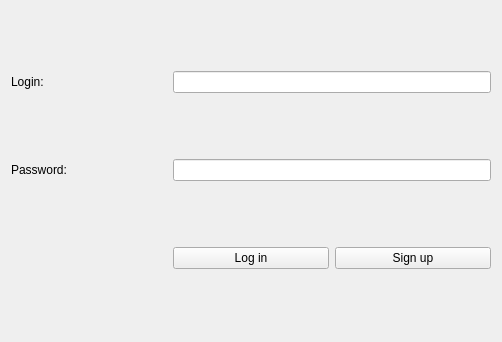
<?xml version="1.0" encoding="UTF-8"?>
<ui version="4.0">
 <class>Authorization</class>
 <widget class="QWidget" name="Authorization">
  <property name="geometry">
   <rect>
    <x>0</x>
    <y>0</y>
    <width>502</width>
    <height>342</height>
   </rect>
  </property>
  <property name="windowTitle">
   <string>Dialog</string>
  </property>
  <layout class="QGridLayout" name="gridLayout">
   <item row="0" column="0">
    <widget class="QLabel" name="label">
     <property name="text">
      <string>Login:</string>
     </property>
     <property name="alignment">
      <set>Qt::AlignLeading|Qt::AlignLeft|Qt::AlignVCenter</set>
     </property>
    </widget>
   </item>
   <item row="1" column="1" colspan="2">
    <widget class="QLineEdit" name="passwordLabel">
     <property name="sizePolicy">
      <sizepolicy hsizetype="Preferred" vsizetype="Fixed">
       <horstretch>0</horstretch>
       <verstretch>0</verstretch>
      </sizepolicy>
     </property>
     <property name="echoMode">
      <enum>QLineEdit::Password</enum>
     </property>
    </widget>
   </item>
   <item row="2" column="2">
    <widget class="QPushButton" name="signUpButton">
     <property name="text">
      <string>Sign up</string>
     </property>
    </widget>
   </item>
   <item row="0" column="1" colspan="2">
    <widget class="QLineEdit" name="loginLabel">
     <property name="sizePolicy">
      <sizepolicy hsizetype="Preferred" vsizetype="Fixed">
       <horstretch>0</horstretch>
       <verstretch>0</verstretch>
      </sizepolicy>
     </property>
    </widget>
   </item>
   <item row="2" column="1">
    <widget class="QPushButton" name="loginButton">
     <property name="text">
      <string>Log in</string>
     </property>
    </widget>
   </item>
   <item row="1" column="0">
    <widget class="QLabel" name="label_2">
     <property name="font">
      <font>
       <strikeout>false</strikeout>
      </font>
     </property>
     <property name="text">
      <string>Password:</string>
     </property>
     <property name="alignment">
      <set>Qt::AlignLeading|Qt::AlignLeft|Qt::AlignVCenter</set>
     </property>
    </widget>
   </item>
  </layout>
 </widget>
 <resources/>
 <connections/>
</ui>
